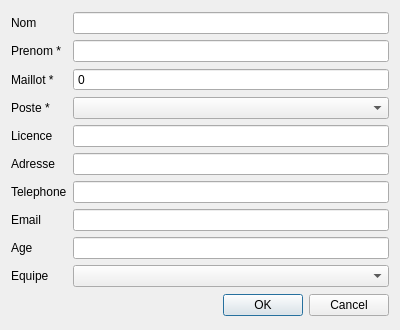
<?xml version="1.0" encoding="UTF-8"?>
<ui version="4.0">
 <class>FenetreJoueur</class>
 <widget class="QDialog" name="FenetreJoueur">
  <property name="geometry">
   <rect>
    <x>0</x>
    <y>0</y>
    <width>400</width>
    <height>330</height>
   </rect>
  </property>
  <property name="windowTitle">
   <string>Joueur</string>
  </property>
  <layout class="QGridLayout" name="gridLayout_2">
   <item row="0" column="0">
    <layout class="QGridLayout" name="gridLayout">
     <item row="0" column="0">
      <widget class="QLabel" name="label_Nom">
       <property name="text">
        <string>Nom </string>
       </property>
      </widget>
     </item>
     <item row="0" column="2">
      <widget class="QLineEdit" name="lineEdit_Nom"/>
     </item>
     <item row="1" column="0">
      <widget class="QLabel" name="label_Prenom">
       <property name="text">
        <string>Prenom *</string>
       </property>
      </widget>
     </item>
     <item row="1" column="2">
      <widget class="QLineEdit" name="lineEdit_prenom">
       <property name="maxLength">
        <number>10</number>
       </property>
      </widget>
     </item>
     <item row="5" column="0">
      <widget class="QLabel" name="label_add">
       <property name="text">
        <string>Adresse</string>
       </property>
      </widget>
     </item>
     <item row="5" column="2">
      <widget class="QLineEdit" name="lineEdit_add"/>
     </item>
     <item row="6" column="0">
      <widget class="QLabel" name="label_tel">
       <property name="text">
        <string>Telephone</string>
       </property>
      </widget>
     </item>
     <item row="6" column="2">
      <widget class="QLineEdit" name="lineEdit_tel"/>
     </item>
     <item row="7" column="0">
      <widget class="QLabel" name="label_mail">
       <property name="text">
        <string>Email</string>
       </property>
      </widget>
     </item>
     <item row="7" column="2">
      <widget class="QLineEdit" name="lineEdit_Email"/>
     </item>
     <item row="12" column="0">
      <widget class="QLabel" name="label">
       <property name="text">
        <string>Equipe</string>
       </property>
      </widget>
     </item>
     <item row="12" column="2">
      <widget class="QComboBox" name="comboBox"/>
     </item>
     <item row="10" column="2">
      <widget class="QLineEdit" name="lineEdit_age"/>
     </item>
     <item row="10" column="0">
      <widget class="QLabel" name="label_age">
       <property name="text">
        <string>Age</string>
       </property>
      </widget>
     </item>
     <item row="2" column="0">
      <widget class="QLabel" name="label_Maillot">
       <property name="text">
        <string>Maillot *</string>
       </property>
      </widget>
     </item>
     <item row="3" column="0">
      <widget class="QLabel" name="label_poste">
       <property name="text">
        <string>Poste *</string>
       </property>
      </widget>
     </item>
     <item row="4" column="0">
      <widget class="QLabel" name="label_lis">
       <property name="text">
        <string>Licence</string>
       </property>
      </widget>
     </item>
     <item row="4" column="2">
      <widget class="QLineEdit" name="lineEdit_lis"/>
     </item>
     <item row="3" column="2">
      <widget class="QComboBox" name="comboBox_2"/>
     </item>
     <item row="2" column="2">
      <widget class="QSpinBox" name="spinBox">
       <property name="buttonSymbols">
        <enum>QAbstractSpinBox::NoButtons</enum>
       </property>
       <property name="minimum">
        <number>0</number>
       </property>
       <property name="singleStep">
        <number>2</number>
       </property>
       <property name="value">
        <number>0</number>
       </property>
      </widget>
     </item>
    </layout>
   </item>
   <item row="1" column="0">
    <widget class="QDialogButtonBox" name="buttonBox">
     <property name="orientation">
      <enum>Qt::Horizontal</enum>
     </property>
     <property name="standardButtons">
      <set>QDialogButtonBox::Cancel|QDialogButtonBox::Ok</set>
     </property>
    </widget>
   </item>
  </layout>
 </widget>
 <tabstops>
  <tabstop>lineEdit_Nom</tabstop>
  <tabstop>lineEdit_prenom</tabstop>
  <tabstop>spinBox</tabstop>
  <tabstop>comboBox_2</tabstop>
  <tabstop>lineEdit_lis</tabstop>
  <tabstop>lineEdit_add</tabstop>
  <tabstop>lineEdit_tel</tabstop>
  <tabstop>lineEdit_Email</tabstop>
  <tabstop>lineEdit_age</tabstop>
  <tabstop>comboBox</tabstop>
  <tabstop>buttonBox</tabstop>
 </tabstops>
 <resources/>
 <connections>
  <connection>
   <sender>buttonBox</sender>
   <signal>accepted()</signal>
   <receiver>FenetreJoueur</receiver>
   <slot>accept()</slot>
   <hints>
    <hint type="sourcelabel">
     <x>248</x>
     <y>254</y>
    </hint>
    <hint type="destinationlabel">
     <x>157</x>
     <y>274</y>
    </hint>
   </hints>
  </connection>
  <connection>
   <sender>buttonBox</sender>
   <signal>rejected()</signal>
   <receiver>FenetreJoueur</receiver>
   <slot>reject()</slot>
   <hints>
    <hint type="sourcelabel">
     <x>316</x>
     <y>260</y>
    </hint>
    <hint type="destinationlabel">
     <x>286</x>
     <y>274</y>
    </hint>
   </hints>
  </connection>
 </connections>
</ui>
